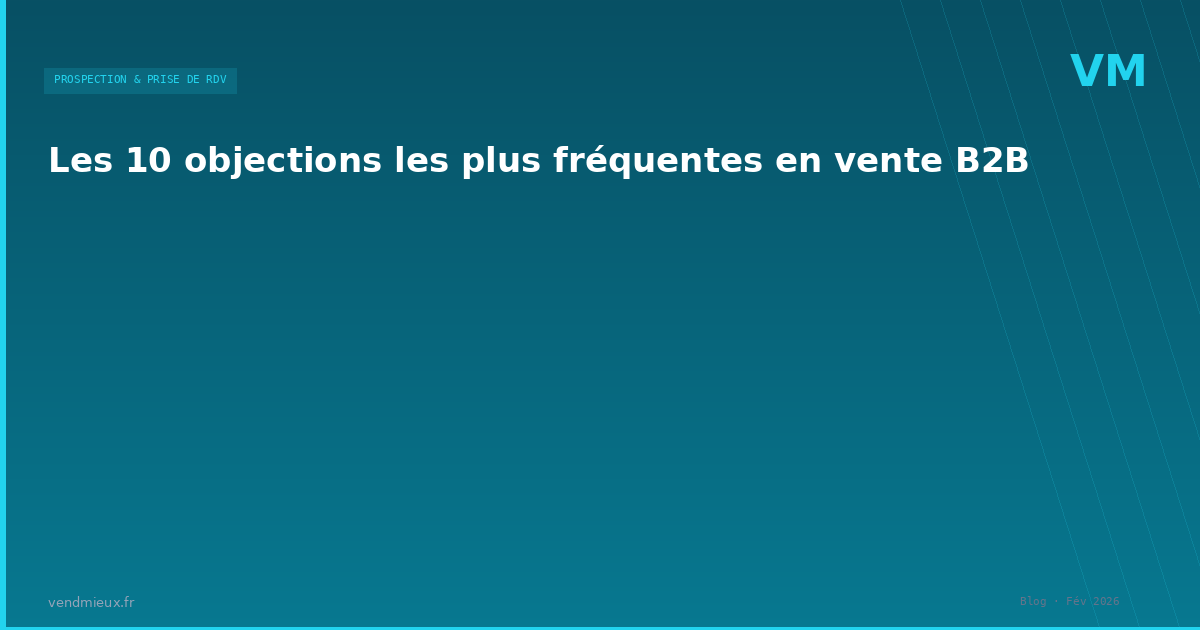
#> input picture blog/images/og/10-objections-frequentes-vente-b2b.png, 1200 x 630 px; its folder holds only this picture in this run
$ python -i blog_engine.py   (imports and definitions only)
#> lines starting #> are read from the running program, lines starting #| are printed output that depends on the picture
"""
VendMieux Blog Auto-Publisher Engine
Reproduit le système cap-numerik en Python pour vendmieux.fr
- Génération d'articles via Claude API
- Optimisation SEO automatique
- Génération d'images OG (Pillow)
- Sitemap XML
- Maillage interne
"""

import json
import os
import re
import math
import unicodedata
from datetime import datetime
from pathlib import Path
from typing import Optional

import httpx
from PIL import Image, ImageDraw, ImageFont

# ═══════════════════════════════════════════════════════════════
# CONFIG
# ═══════════════════════════════════════════════════════════════

BLOG_DIR = Path(__file__).parent / "blog"
DATA_DIR = BLOG_DIR / "data"
ARTICLES_DIR = DATA_DIR / "articles"
IMAGES_DIR = BLOG_DIR / "images" / "og"
INDEX_FILE = DATA_DIR / "articles-index.json"
TOPICS_FILE = DATA_DIR / "topics.json"
BASE_URL = "https://vendmieux.fr"
SITE_NAME = "VendMieux"
AUTHOR = "Jean-François Perrin"

ANTHROPIC_API_KEY = os.environ.get("ANTHROPIC_API_KEY", "")
ANTHROPIC_MODEL = "claude-sonnet-4-5-20250929"
ANTHROPIC_ENDPOINT = "https://api.anthropic.com/v1/messages"

# Fonts for OG images
FONT_BOLD = "/usr/share/fonts/truetype/dejavu/DejaVuSans-Bold.ttf"
FONT_REGULAR = "/usr/share/fonts/truetype/dejavu/DejaVuSans.ttf"
FONT_MONO = "/usr/share/fonts/truetype/dejavu/DejaVuSansMono.ttf"

# Categories for VendMieux blog
CATEGORIES = {
    "prospection": {
        "name": "Prospection & Prise de RDV",
        "color": {"dark": [8, 80, 100], "mid": [6, 182, 212], "light": [34, 211, 238]},
        "code": "prosp",
        "icon": "PR",
        "keywords": ["prospection", "cold calling", "prise de rendez-vous", "téléprospection", "phoning"],
    },
    "negociation": {
        "name": "Négociation & Closing",
        "color": {"dark": [58, 32, 120], "mid": [139, 92, 246], "light": [167, 139, 250]},
        "code": "nego",
        "icon": "NG",
        "keywords": ["négociation", "closing", "prix", "remise", "concession"],
    },
    "objections": {
        "name": "Traitement des Objections",
        "color": {"dark": [10, 80, 42], "mid": [34, 197, 94], "light": [74, 222, 128]},
        "code": "obj",
        "icon": "OB",
        "keywords": ["objection", "réponse", "argumentation", "réfutation"],
    },
    "methode": {
        "name": "Méthodes & Techniques de Vente",
        "color": {"dark": [100, 65, 5], "mid": [245, 158, 11], "light": [251, 191, 36]},
        "code": "meth",
        "icon": "MT",
        "keywords": ["méthode", "FORCE 3D", "SPIN", "technique de vente", "processus commercial"],
    },
    "formation": {
        "name": "Formation & Coaching Commercial",
        "color": {"dark": [100, 20, 38], "mid": [244, 63, 94], "light": [251, 113, 133]},
        "code": "form",
        "icon": "FC",
        "keywords": ["formation", "coaching", "simulateur", "IA", "entraînement"],
    },
}

# Cross-site links vers Cap Performances
CROSS_LINKS = [
    {"url": "https://www.cap-performances.fr/consulting.php", "anchor": "structurer votre stratégie commerciale", "kw": ["stratégie commerciale", "pipeline", "forecast", "plan commercial"]},
    {"url": "https://www.cap-performances.fr/formations.php", "anchor": "formation management commercial", "kw": ["management", "équipe commerciale", "coaching", "onboarding"]},
    {"url": "https://www.cap-performances.fr/methode.php", "anchor": "méthode FORCE 3D", "kw": ["méthode commerciale", "FORCE 3D", "force de vente"]},
    {"url": "https://audit.cap-performances.fr", "anchor": "diagnostic commercial gratuit", "kw": ["audit commercial", "diagnostic", "maturité commerciale"]},
]


# ═══════════════════════════════════════════════════════════════
# HELPERS SEO
# ═══════════════════════════════════════════════════════════════

# [76 lines left out: functions normalize_seo, french_stem, slugify, count_keyword, to_plain, not called in this run]


def word_count(text: str) -> int:
    return len([w for w in text.split() if len(w) > 0])


def estimate_read_time(md: str) -> int:
    wc = word_count(to_plain(md))
    return max(3, min(15, math.ceil(wc / 220)))


# ═══════════════════════════════════════════════════════════════
# DATA LAYER
# ═══════════════════════════════════════════════════════════════

def _ensure_dirs():
    ARTICLES_DIR.mkdir(parents=True, exist_ok=True)
    IMAGES_DIR.mkdir(parents=True, exist_ok=True)


# [26 lines left out: functions load_index, save_index, load_topics, save_topics, not called in this run]


def get_published() -> list:
    return [a for a in load_index() if a.get("status") == "published"]


# ═══════════════════════════════════════════════════════════════
# ANTHROPIC API
# ═══════════════════════════════════════════════════════════════

# [441 lines left out: functions call_anthropic, generate_og_image, _wrap_text, generate_article, generate_batch, generate_sitemaps, not called in this run]


# ═══════════════════════════════════════════════════════════════
# SEO OPTIMIZER (15 checks like cap-numerik)
# ═══════════════════════════════════════════════════════════════

SEO_WEIGHTS = {
    "title_length": 8, "title_keyword": 7, "meta_length": 7, "meta_keyword": 5,
    "no_h1": 6, "h2_count": 6, "h2_keyword": 5, "word_count": 10,
    "keyword_density": 8, "keyword_intro": 7, "keyword_conclusion": 5,
    "internal_links": 8, "cross_site": 4, "og_image": 4,
}


# [283 lines left out: functions optimize_seo, save_article, delete_article, get_article, not called in this run]


# ═══════════════════════════════════════════════════════════════
# SUGGEST TOPICS (AI editorial planning)
# ═══════════════════════════════════════════════════════════════

CATEGORY_TARGETS = {
    "prospection": 12, "negociation": 8, "objections": 7,
    "methode": 9, "formation": 9,
}

# [110 lines left out: function suggest_topics, not called in this run]


# ═══════════════════════════════════════════════════════════════
# MAILLAGE GRAPH (link network for admin)
# ═══════════════════════════════════════════════════════════════

CAT_COLORS = {
    "prospection": "#22d3ee",
    "negociation": "#a78bfa",
    "objections": "#4ade80",
    "methode": "#fbbf24",
    "formation": "#fb7185",
}

# [137 lines left out: functions _cat_id_from_name, maillage_graph, calculate_seo_score, not called in this run]


# ═══════════════════════════════════════════════════════════════
# GENERATE SINGLE ARTICLE (for admin editor)
# ═══════════════════════════════════════════════════════════════

def generate_single_article(data: dict) -> dict:
    """Generate a single article from admin editor (title, keyword, category, etc.)
    Returns {ok, content, meta_description, slug, og_image, seo_report}"""
    title = data.get("title", "")
    keyword = data.get("keyword", "")
    category = data.get("category", "")
    tags = data.get("tags", [])
    slug = data.get("slug", "") or slugify(title)
    meta = data.get("meta_description", "")
    internal_links = data.get("internal_links", [])

    if not title:
        return {"ok": False, "error": "title required"}

    # Build cross links
    cross_link_md = ""
    for cl in CROSS_LINKS:
        for kw in cl["kw"]:
            if normalize_seo(kw) in normalize_seo(title + " " + keyword + " " + " ".join(tags)):
                cross_link_md = f'[{cl["anchor"]}]({cl["url"]})'
                break
        if cross_link_md:
            break

    # Internal links instructions
    links_md = ""
    if internal_links:
        if isinstance(internal_links[0], dict):
            links_md = "\n".join(f'- [{l.get("anchor", l.get("url", ""))}]({l.get("url", "")})' for l in internal_links)
        else:
            links_md = "\n".join(f"- {l}" for l in internal_links)

    prompt = f"""Tu es un rédacteur expert en vente B2B pour le blog vendmieux.fr (simulateur commercial IA).

Rédige un article de blog de 1200-1500 mots en Markdown.

Titre (H1 géré par le template, NE PAS inclure de #) : {title}
Mot-clé principal : {keyword or title}
Catégorie : {category}
Tags : {', '.join(tags)}

Contraintes SEO :
- Commence par ## Introduction avec le mot-clé dans les 100 premiers mots
- 5-8 H2 structurants, mot-clé dans 2-3 H2
- Densité mot-clé : 1-2.5%
- Termine par ## Conclusion avec CTA vers [simulateur VendMieux](https://vendmieux.fr/demo)

Liens internes à intégrer naturellement :
{links_md or "Aucun lien interne imposé"}

{f'Lien cross-site à placer : {cross_link_md}' if cross_link_md else ''}

Lien CTA final : [Découvrir VendMieux](https://vendmieux.fr)

Style : professionnel, concret, orienté action. Pas de jargon marketing vide. Des exemples pratiques."""

    try:
        content = call_anthropic(prompt, max_tokens=4000)
    except Exception as e:
        return {"ok": False, "error": str(e)}

    # Auto-fix H1
    content = re.sub(r"^# (.+)$", r"## \1", content, flags=re.MULTILINE)

    # Auto meta
    if not meta:
        first_p = re.search(r"(?:^|\n)(?!#)(.{50,200}?)(?:\n|$)", content)
        if first_p:
            meta = first_p.group(1).strip()[:155]

    # Generate OG image
    og_image = ""
    try:
        og_image = generate_og_image(title, category, slug)
    except Exception:
        pass

    # SEO report
    wc = word_count(to_plain(content))
    kw_count = count_keyword(content, keyword or title)
    density = kw_count / max(1, wc) * 100
    h2s = len(re.findall(r"^## ", content, re.MULTILINE))
    int_links = len(re.findall(r"\[.+?\]\(/.+?\)", content))
    cross = 1 if re.search(r"cap-performances\.fr", content) else 0

    return {
        "ok": True,
        "content": content,
        "meta_description": meta,
        "slug": slug,
        "og_image": og_image,
        "seo_report": {
            "word_count": wc,
            "keyword_density": f"{density:.1f}%",
            "h2_count": h2s,
            "internal_links": int_links,
            "cross_site_links": cross,
        },
    }


# ═══════════════════════════════════════════════════════════════
# RELATED ARTICLES (smart scoring like cap-numerik)
# ═══════════════════════════════════════════════════════════════

# [233 lines left out: functions get_related_articles, _build_link_matrix, ensure_bidirectional_links, rebuild_all_links, md_to_html, _inline_md, not called in this run]

>>> import cv2
>>> picture = cv2.imread('blog/images/og/10-objections-frequentes-vente-b2b.png', cv2.IMREAD_GRAYSCALE)
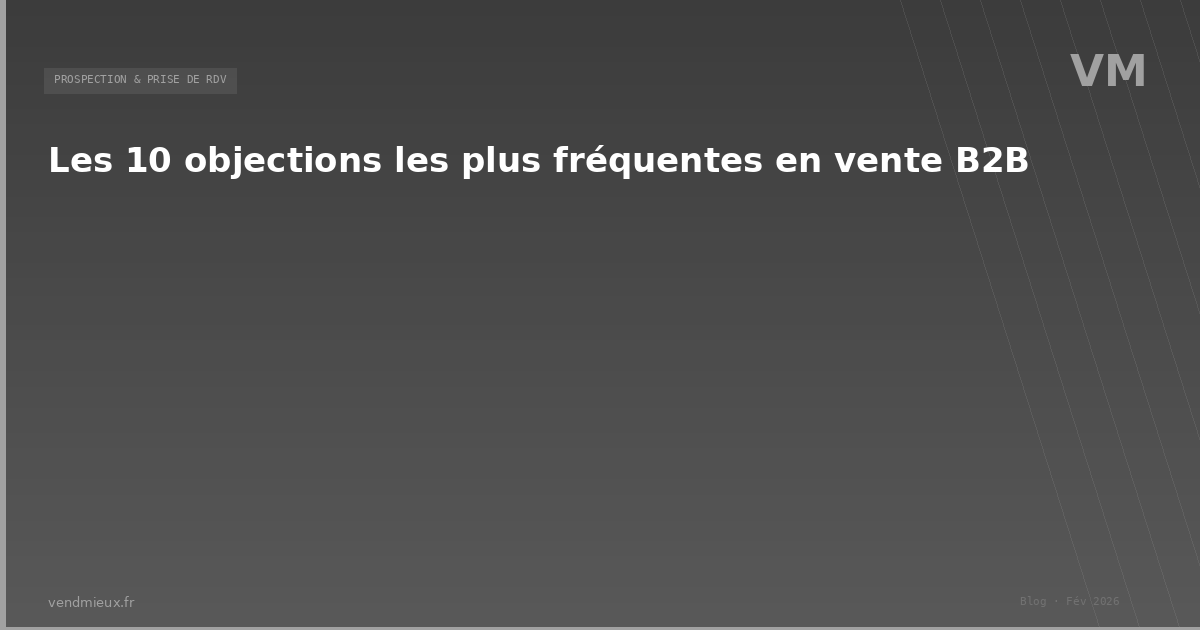
#> picture: shape (630, 1200); min 60, max 255, mean 77.8
#> (the run stopped early here; a loop or call above may not have finished)

$ run again, on blog/images/og/meilleur-simulateur-vente-former-commerciaux.png
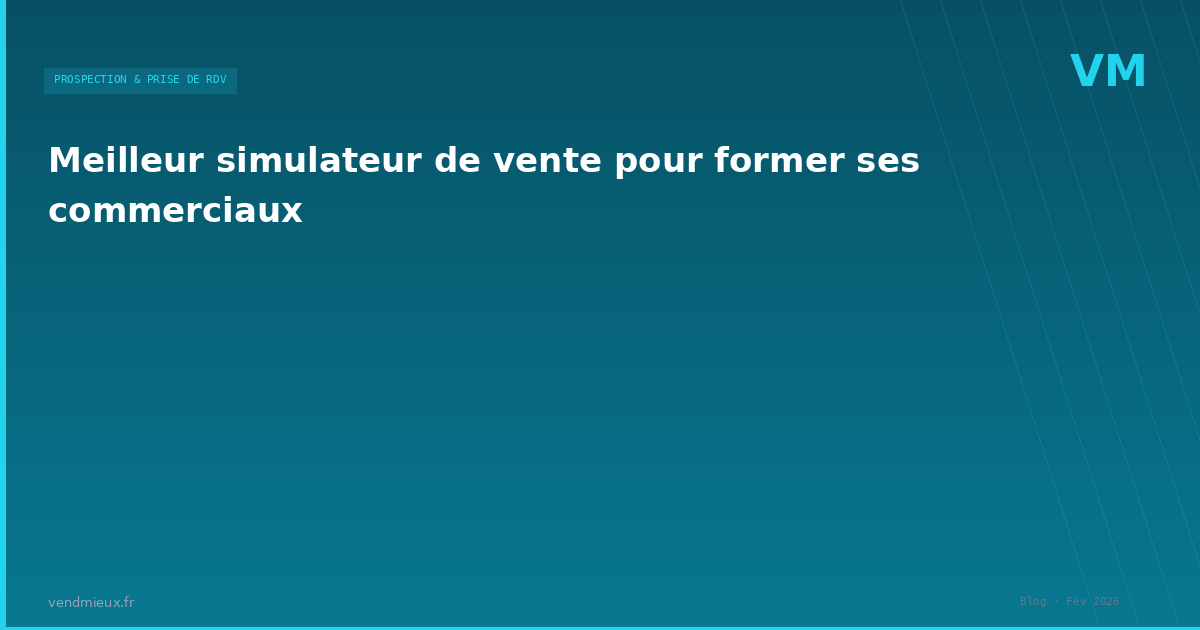
#> input picture blog/images/og/meilleur-simulateur-vente-former-commerciaux.png, 1200 x 630 px
#> `picture = cv2.imread('blog/images/og/10-objections-frequentes-vente-b2..`:
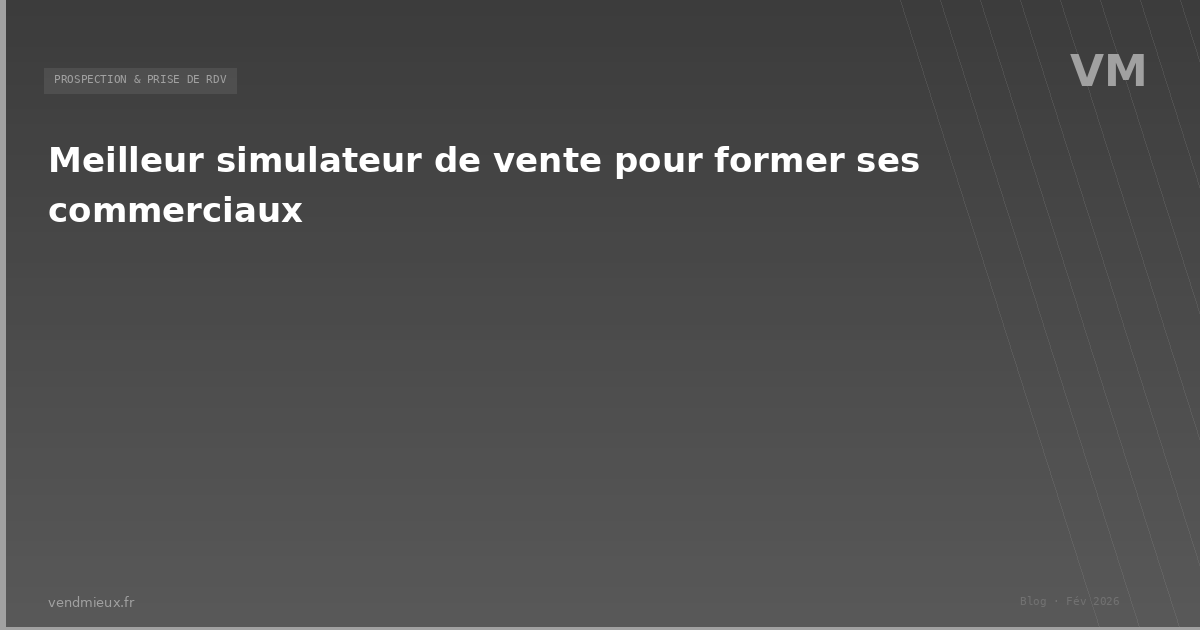
#> picture: shape (630, 1200); min 60, max 255, mean 78.1
